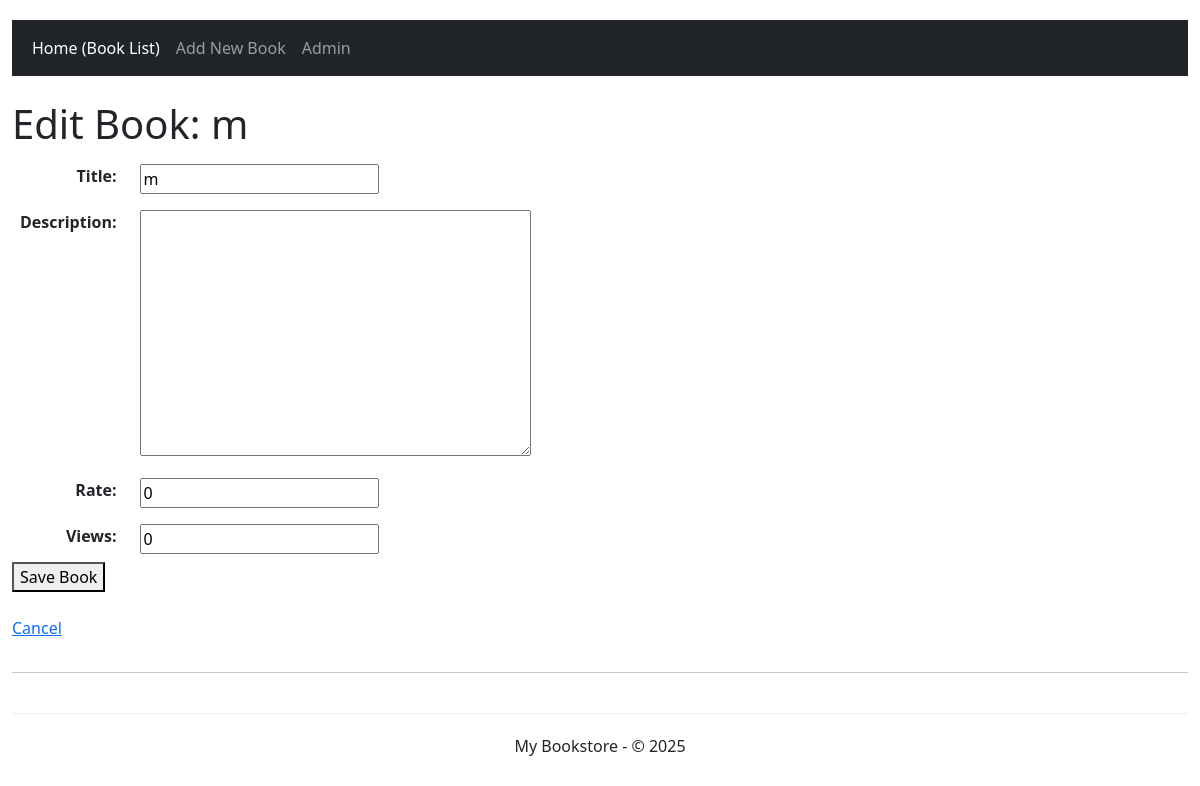
The page /book/1/edit/ on the database its author committed.
### books/models.py (models this page shows, shortened)
class Book(models.Model):
    title = models.CharField(max_length=200)
    description = models.TextField(null=True, blank=True)
    rate = models.PositiveSmallIntegerField(default=0) # Assuming rate is 0-5 or similar, adjust if needed
    views = models.PositiveIntegerField(default=0)
    def get_absolute_url(self):
        from django.urls import reverse
        return reverse('book_detail', args=[str(self.id)])

### books/views.py (the view)
# urls.py: path('book/<int:pk>/edit/', BookUpdateView.as_view(), name='book_edit'),
class BookUpdateView(UpdateView):
    model = Book
    template_name = 'books/book_form.html'
    fields = ['title', 'description', 'rate', 'views']

### books/templates/books/book_form.html (shortened to what this page needs)
{% extends "base_generic.html" %}
{% block content %}
  {% if form.instance.pk %}
    <h1>Edit Book: {{ form.instance.title }}</h1>
  {% else %}
    <h1>Add New Book</h1>
  {% endif %}
  <form method="post" enctype="multipart/form-data">
    <table>
      {{ form.as_table }}
    </table>
    <button type="submit">Save Book</button>
  </form>
  <br>
  <p><a href="{% if form.instance.pk %}{{ form.instance.get_absolute_url }}{% else %}{% url 'book_list' %}{% endif %}">Cancel</a></p>
{% endblock %}

### static/css/styles.css (style rules this page uses)
body { padding-top: 20px; padding-bottom: 20px; }
table th, table td { padding: 8px; vertical-align: top; }
table th { text-align: right; padding-right: 15px; }

### rows shown on the page
Book: instance "m", title "m", rate "0", views "0"
